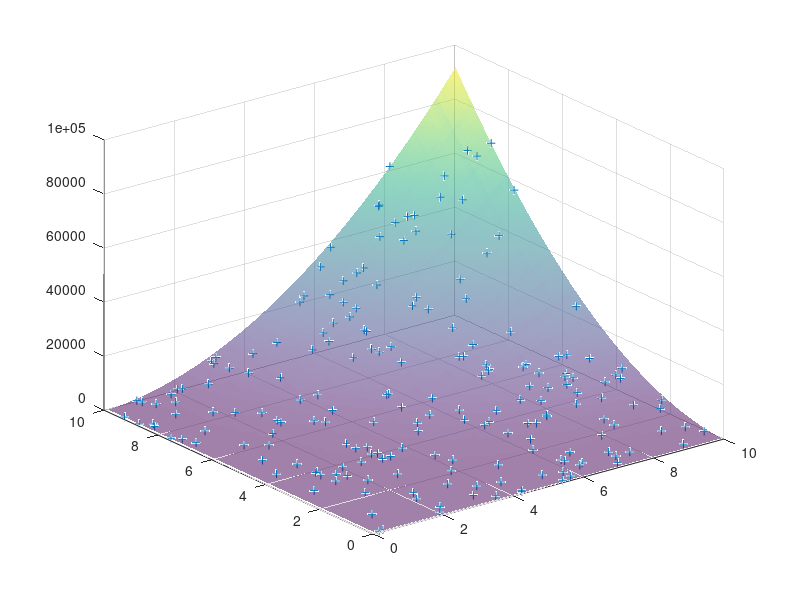

Reproduce this figure in MATLAB.
x = csvread("x1.csv");
y = csvread("y1.csv");

X = [x.^1 x.^0];
a = inv(X'*X)*X'*y
% figure
% plot(x,y,'.', x,a(1)*x+a(2))

x2 = csvread("x2.csv");
y2 = csvread("y2.csv");


X2 = [x2.^2 x2.^1 x2.^0];
a2 = inv(X2'*X2)*X2'*y2
% figure
% plot(x2,y2,'rx', x2,a2(1)*x2.^2 +a2(2)*x2 + a2(3),'b.')


x3 = csvread("x3.csv");
y3 = csvread("y3.csv");

X3 = [x3(:,1).^0 x3(:,1) x3(:,2) x3(:,1).*x3(:,2) x3(:,1).^2.*x3(:,2) x3(:,1).*x3(:,2).^2 x3(:,1).^2.*x3(:,2).^2];
a3_input = inv(X3'*X3)*X3'*y3;


a1 = a3_input(1);
a2 = a3_input(2);
a3 = a3_input(3);
a4 = a3_input(4);
a5 = a3_input(5);
a6 = a3_input(6);
a7 = a3_input(7);


f = @(x,y) a1+a2.*x+a3.*y+a4.*x.*y+a5.*x.^2.*y+a6.*x.*y.^2+a7.*x.^2.*y.^2;

[X Y] = meshgrid(sort(x3(:,1)), sort(x3(:,2)));
scatter3(x3(:,1),x3(:,2),y3,'+')
hold on;
surf(X,Y,f(X,Y),'EdgeColor','none','FaceAlpha',0.5)
